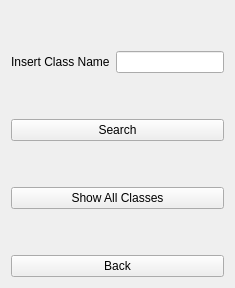
      <widget class="QWidget" name="page_6_class">
       <layout class="QVBoxLayout" name="verticalLayout_34">
        <item>
         <layout class="QVBoxLayout" name="verticalLayout_32">
          <item>
           <spacer name="verticalSpacer_14">
            <property name="orientation">
             <enum>Qt::Vertical</enum>
            </property>
            <property name="sizeHint" stdset="0">
             <size>
              <width>20</width>
              <height>40</height>
             </size>
            </property>
           </spacer>
          </item>
          <item>
           <layout class="QVBoxLayout" name="verticalLayout_33">
            <item>
             <layout class="QHBoxLayout" name="horizontalLayout_29">
              <item>
               <widget class="QLabel" name="label_sfn_2">
                <property name="text">
                 <string>Insert Class Name</string>
                </property>
               </widget>
              </item>
              <item>
               <widget class="QLineEdit" name="lineEdit_cs_id">
                <property name="text">
                 <string/>
                </property>
               </widget>
              </item>
             </layout>
            </item>
           </layout>
          </item>
          <item>
           <spacer name="verticalSpacer_12">
            <property name="orientation">
             <enum>Qt::Vertical</enum>
            </property>
            <property name="sizeHint" stdset="0">
             <size>
              <width>20</width>
              <height>40</height>
             </size>
            </property>
           </spacer>
          </item>
          <item>
           <layout class="QHBoxLayout" name="horizontalLayout_30">
            <item>
             <widget class="QPushButton" name="pushButton_class_search">
              <property name="text">
               <string>Search</string>
              </property>
             </widget>
            </item>
           </layout>
          </item>
          <item>
           <spacer name="verticalSpacer_18">
            <property name="orientation">
             <enum>Qt::Vertical</enum>
            </property>
            <property name="sizeHint" stdset="0">
             <size>
              <width>20</width>
              <height>40</height>
             </size>
            </property>
           </spacer>
          </item>
          <item>
           <widget class="QPushButton" name="pushButton_add_newclass_2">
            <property name="text">
             <string>Show All Classes</string>
            </property>
           </widget>
          </item>
          <item>
           <spacer name="verticalSpacer_13">
            <property name="orientation">
             <enum>Qt::Vertical</enum>
            </property>
            <property name="sizeHint" stdset="0">
             <size>
              <width>20</width>
              <height>40</height>
             </size>
            </property>
           </spacer>
          </item>
          <item>
           <widget class="QPushButton" name="pushButton_class_back">
            <property name="text">
             <string>Back</string>
            </property>
           </widget>
          </item>
         </layout>
        </item>
       </layout>
      </widget>
